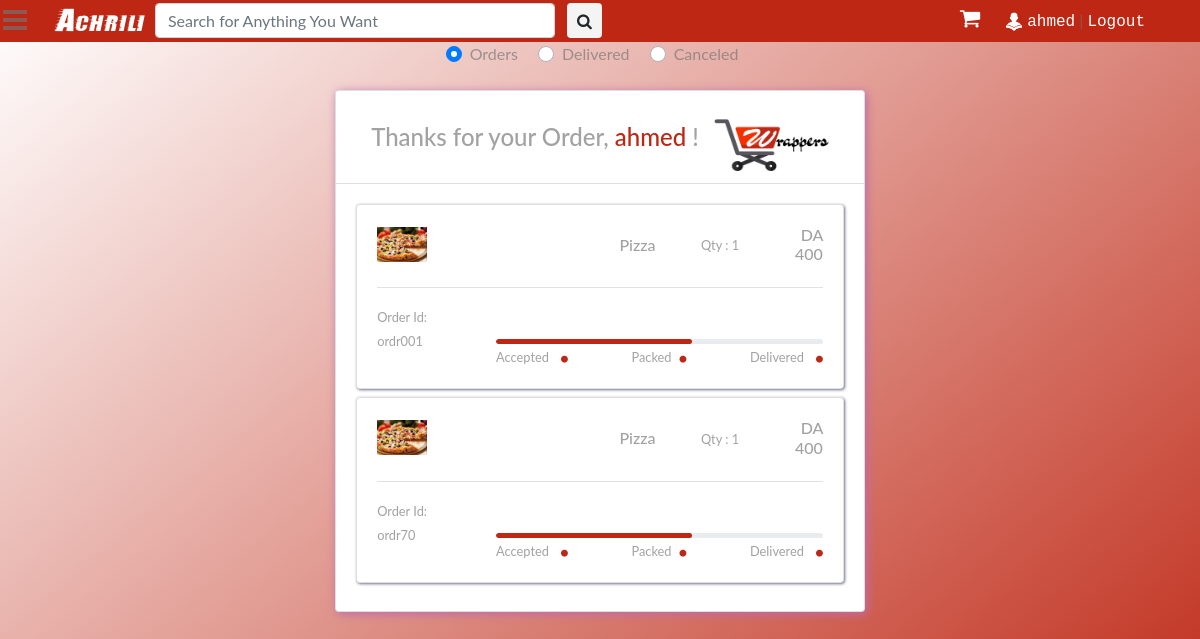
Before: /myorders/ (signed in) with the older database file.
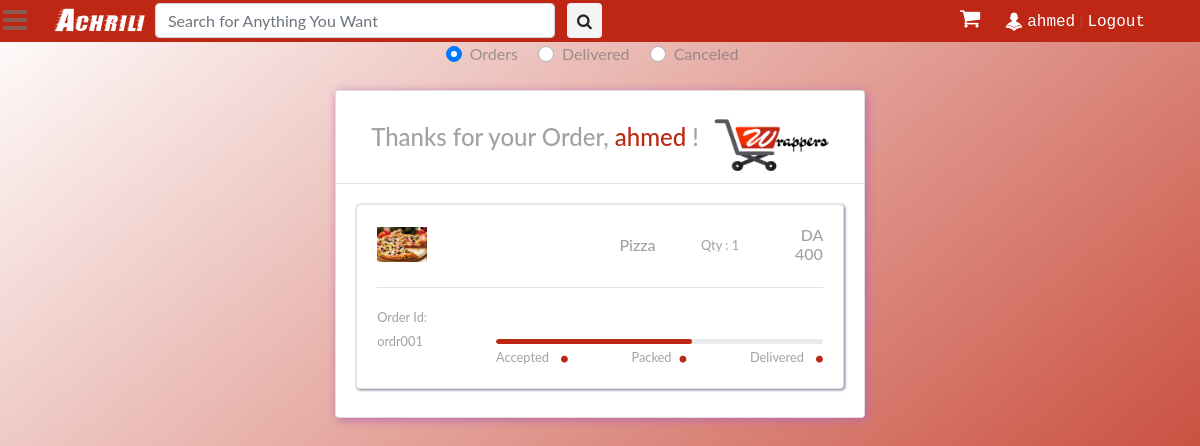
After: the same page with the newer database file.
### saler/models.py (models this page shows, shortened)
class Orders(models.Model):
	STATUS_CHOICES = (("Accepted",'Accepted'),("Packed",'Packed'),("On The Way",'On The Way'),("Delivered",'Delivered'),("Cancel",'Cancel'))
	order_id = models.CharField(max_length=50,default='')
	saler = models.CharField(max_length=100,default='achrili@admin',)
	user = models.ForeignKey(User, default='', on_delete=models.CASCADE)
	products = models.CharField(max_length=50)
	size = models.CharField(max_length=50,default='',null=True)
	status = models.CharField(max_length=15,choices=STATUS_CHOICES,default='')

class Product(models.Model):
	GST_CHOICES = (("0",'0'),("3",'3'),("5",'5'),("12",'12'),("18",'18'),("28",'28'))
	product_id = models.BigAutoField(primary_key=True)
	product_id2 = models.CharField(max_length=100,default='')
	shop = models.ForeignKey(User, on_delete=models.CASCADE,default='')
	product_name = models.CharField(max_length=100)
	category = models.ForeignKey(category, default="", verbose_name="Category", on_delete=models.SET_DEFAULT, null=True)
	subcategory = models.CharField(max_length=50, default="")
	price = models.IntegerField(default=0)
	price_not = models.IntegerField(default=999)
	desc = models.TextField()
	gst = models.CharField(default='0',max_length=3,choices=GST_CHOICES)
	pub_date = models.DateField(auto_now=True)
	image1 = models.ImageField(upload_to='products/images', default="",null=True)
	image2 = models.ImageField(upload_to='products/images', default="",null=True,blank=True)
	image3 = models.ImageField(upload_to='products/images', default="",null=True,blank=True)
	image4 = models.ImageField(upload_to='products/images', default="",null=True,blank=True)
	image5 = models.ImageField(upload_to='products/images', default="",null=True,blank=True)

### main/views.py (the view)
# urls.py: path('myorders/', views.MyOrders, name="myorders"),
def MyOrders(request):
    if request.method == 'POST':
        order_id = request.POST.get('order_id')
        o = Orders.objects.filter(order_id=order_id)[0]
        o.status = 'Cancel'
        o.save()
    params = {
        'orders': [i for i in Orders.objects.all() if i.user == request.user and i.status != 'Delivered' and i.status != 'Cancel'],
        'delivered': [i for i in Orders.objects.all() if i.user == request.user and i.status == 'Delivered'],
        'cancel': [i for i in Orders.objects.all() if i.user == request.user and i.status == 'Cancel'],
    }
    return render(request, 'main/myorders.html', params)

### main/templatetags/app_tags.py (called while the page is built)
@register.filter(name='split')
def split(str, key):
    return str.split(key)

@register.filter(name='remfl')
def remfl(str1, key):
	if str1 != '' and key != '':
		return str(str1)[int(key):-int(key)]

@register.filter(name='product')
def product(str1, key):
	if str1.split(key)[0] != '':
		ppp = Product.objects.filter(product_id=str1.split(key)[0]).first()
		return [ppp.product_name,ppp.image1.url,ppp.price]

### main/templates/main/myorders.html (shortened to what the changed rows need)
{% extends 'main/base.html' %}
{% load static %}
    {% load app_tags %}
{% block main_body %}
<div id="orders">
    <div class="container-fluid my-4 d-flex justify-content-center">
        <div class="card card-1">
            <div class="card-body">
                {% for ord in orders %}
                <div class="row pb-2">
                    <div class="col">
                        <div class="card card-2">
                            <div class="card-body">
                                {% for item in ord.products|split:',' %}
                                <div class="media mb-2">
                                    {% if item|product:'|'|slice:'0:1'|remfl:'2'%}
                                    <div class="sq align-self-center "> <img class="img-fluid my-auto align-self-center mr-2 mr-md-4 pl-0 p-0 m-0" src="{{item|product:'|'|slice:'1:2'|remfl:'2'}}" width="50" /> </div>
                                    <div class="media-body my-auto text-right">
                                        <div class="row my-auto flex-column flex-md-row">
                                            <div class="col-sm-7 my-auto">
                                                <h6 class="mb-0"> {{item|product:'|'|slice:'0:1'|remfl:'2'}}</h6>
                                            </div>
                                            <div class="col my-auto"> <small>Qty : {{item|split:'|'|slice:'1:2'|remfl:'2'}}</small></div>
                                            <div class="col my-auto">
                                                <h6 class="mb-0">DA {{item|product:'|'|slice:'2:3'|remfl:'1'}}</h6>
                                            </div>
                                        </div>
                                    </div>
                                    {% endif %}
                                </div>
                                {% endfor %}
                                <hr class="my-3 ">
                                <div class="row">
                                    <div class="col-md-3 mb-3"> <small>Order Id: <span>{{ord.order_id}}</span></small> </div>
                                    <div class="col mt-auto">
                                        <div class="progress my-auto">
                                            {% if ord.status == 'Accepted' %}
                                            <div class="progress-bar progress-bar rounded" style="width: 20%" role="progressbar" aria-valuenow="25" aria-valuemin="0" aria-valuemax="100"></div>
                                            {% elif ord.status == 'Packed' %}
                                            <div class="progress-bar progress-bar rounded" style="width: 60%" role="progressbar" aria-valuenow="25" aria-valuemin="0" aria-valuemax="100"></div>
                                            {% elif ord.status == 'Delivered' %}
                                            <div class="progress-bar progress-bar rounded" style="width: 100%" role="progressbar" aria-valuenow="25" aria-valuemin="0" aria-valuemax="100"></div>
                                            {% endif %}
                                        </div>
                                        <div class="media row justify-content-between ">
                                            <div class="col-auto text-right"><span> <small class="text-right mr-sm-2">Accepted</small> <i class="fa fa-circle active"></i> </span></div>
                                            <div class="flex-col"> <span> <small class="text-right mr-sm-2">Packed</small><i class="fa fa-circle active"></i></span></div>
                                            <div class="col-auto flex-col-auto"><small class="text-right mr-sm-2">Delivered</small><span> <i class="fa fa-circle active"></i></span></div>
                                        </div>
                                    </div>
                                </div>
                            </div>
                        </div>
                    </div>
                </div>
               {% endfor %}
            </div>
        </div>
    </div>
</div>
{% endblock main_body %}

Changed rows visible on the page:
no longer on this page (row edited): Orders: price (picture), products "Pizza", products "1", products "400", order_id "ordr70", status "Packed" (drawn)
